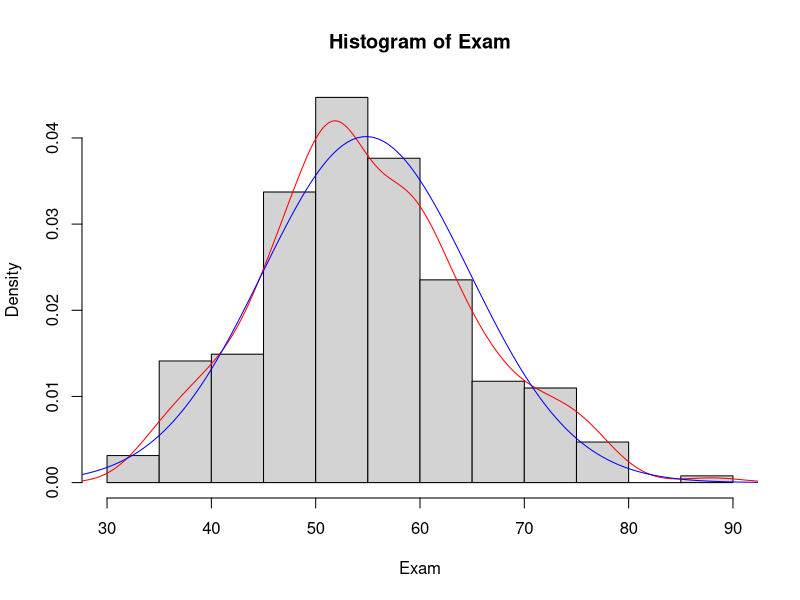
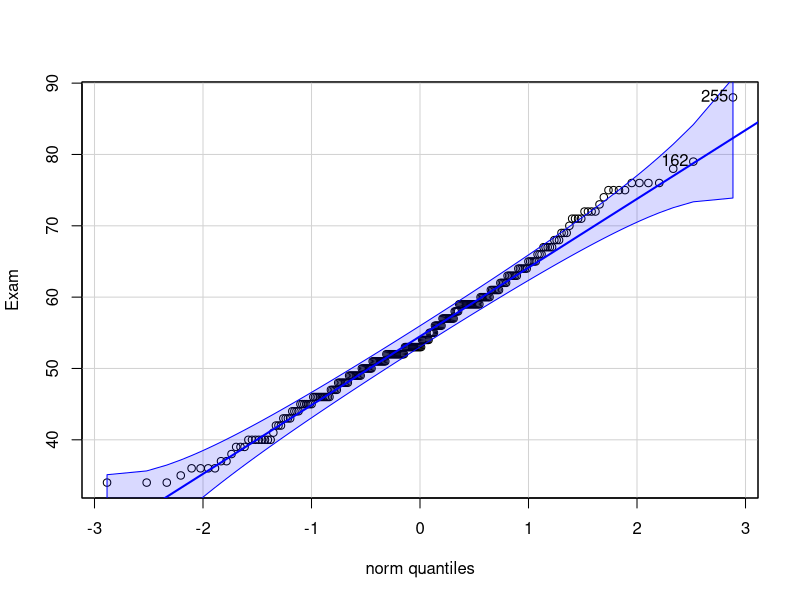
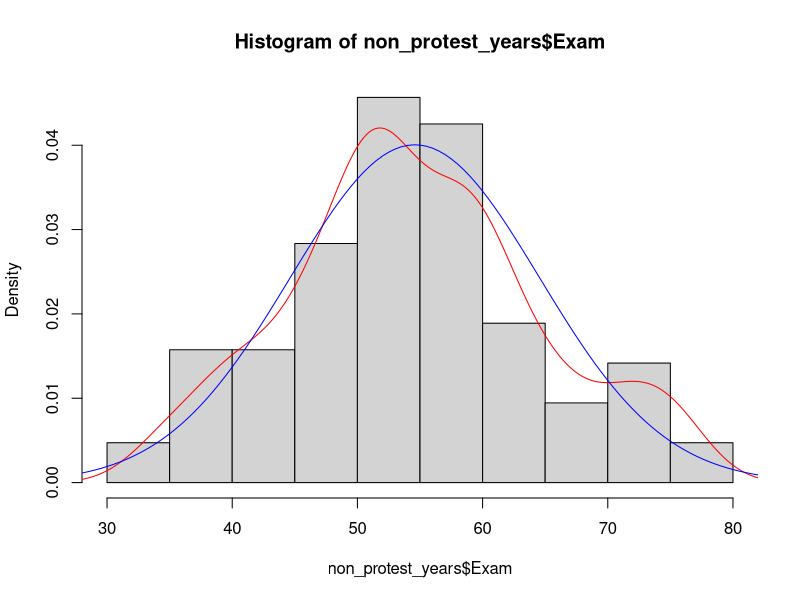
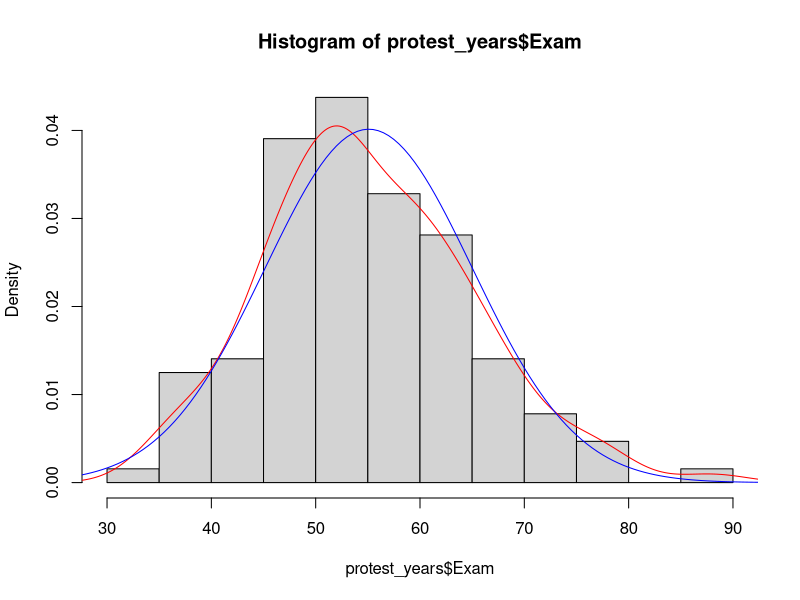
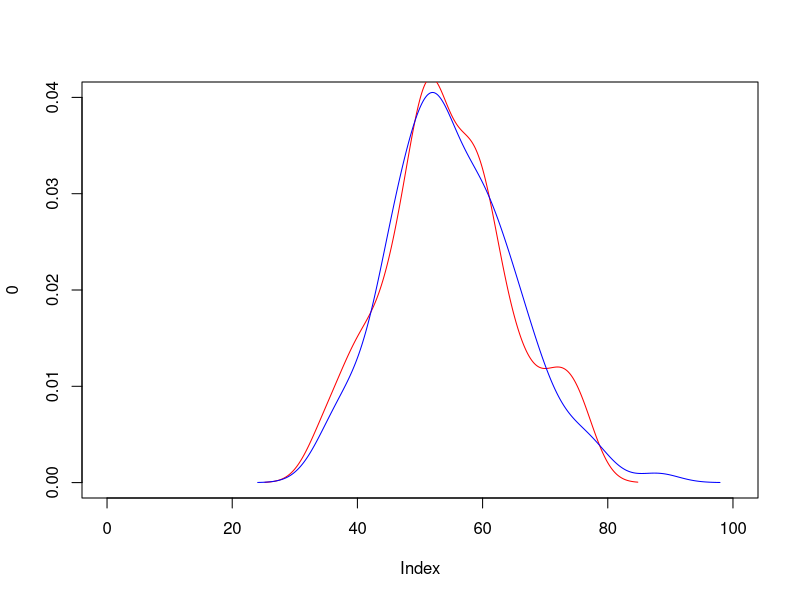
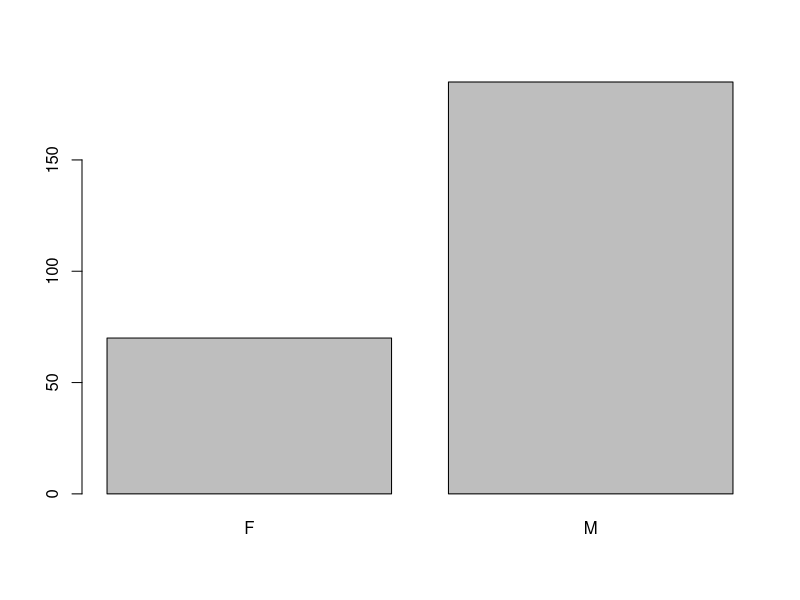
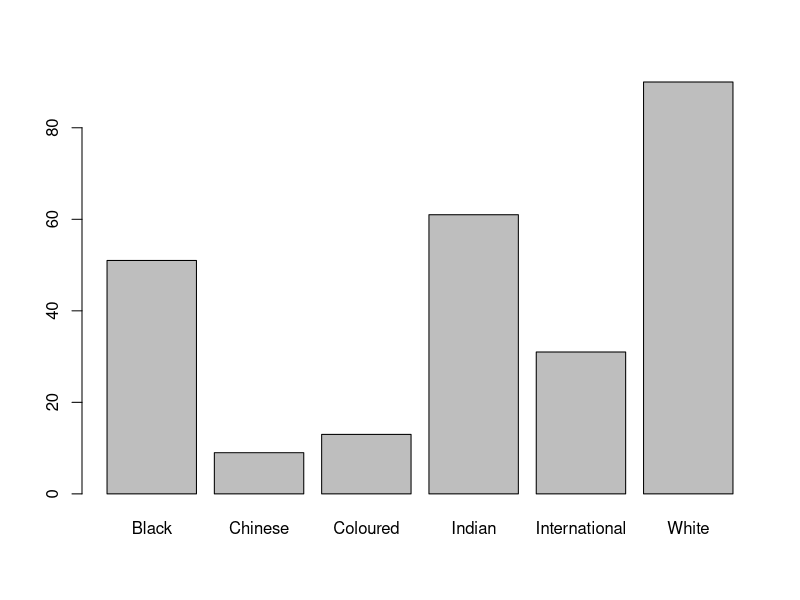
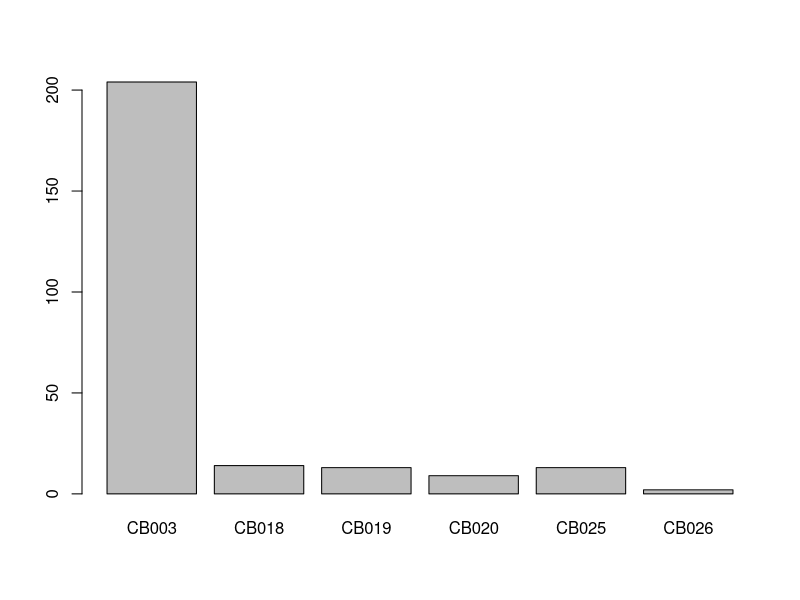

The R source for these figures, in order:
setwd("C:/Users/rohin/Dropbox/UCT Work/4th Year AcSci/BUS4029H Project/2018/GIT Repository/Thesis/Anthony Regression")
library(readxl)
library(car)
rm(list = ls())

data = read_excel("BUS4027W.xlsx")
data = subset(data, DEMOG !="Unknown")

attach(data)

#setting data to right restrictions
Gender = factor(Gender)
Population.Group = factor(Population.Group)
DEMOG = factor(DEMOG)
Deferred = factor(Deferred)
RegProgram = factor(RegProgram)

n = length(AnonID)
protest_indicator=c()

for (i in 1:n)
{
  if (RegAcadYear[i] == 2012){
    protest_indicator[i] = 0
  }
  else if (RegAcadYear[i] == 2013){
    protest_indicator[i] = 0
  }
  
  else if (RegAcadYear[i] == 2014){
    protest_indicator[i] = 0
  }
  else {
    protest_indicator[i] = 1
  }
}

data = cbind(data, protest_indicator)
protest_indicator = as.numeric(protest_indicator)
protest_indicator2 = factor(protest_indicator)

#creating data sets
non_protest_years = subset(data,protest_indicator<1)
protest_years = subset(data,protest_indicator>0)

#data analysis
##looking at the ovreal data
hist(Exam, freq = FALSE)
lines(density(Exam), col="red")
lines(seq(-40, 400, by=.5), dnorm(seq(-40, 400, by=.5),mean(Exam), sd(Exam)), col="blue")
ks.test((Exam - mean(Exam))/sd(Exam),"pnorm")
shapiro.test(Exam) #not normally distributed p=0.03658
qqPlot(Exam)

##looking at dbn of marks in protest years comparison
par(mfrow=c(1,1))
hist(non_protest_years$Exam, freq = FALSE)
lines(density(non_protest_years$Exam), col="red")
lines(seq(-40, 400, by=.5), dnorm(seq(-40, 400, by=.5),mean(non_protest_years$Exam), sd(non_protest_years$Exam)), col="blue")

hist(protest_years$Exam, freq = FALSE)
lines(density(protest_years$Exam), col="red")
lines(seq(-40, 400, by=.5), dnorm(seq(-40, 400, by=.5),mean(protest_years$Exam), sd(protest_years$Exam)), col="blue")

plot(0,type = "n",ylim = c(0,0.04),xlim = c(0,100))
lines(density(non_protest_years$Exam), col="red")
lines(density(protest_years$Exam), col="blue")

##looking how other factors are split 
par(mfrow=c(1,1))
plot(Gender)
plot(DEMOG)
plot(RegProgram)
plot(Deferred)
plot(protest_indicator)

#some manipulation of data if needed
registered_program = c()
for (i in 1:n)
{
  if (RegProgram[i] == "CB003"){
    registered_program[i] = "CB003"
  }
  else {
    registered_program[i] = "Other"
  }
}
registered_program=factor(registered_program)
plot(registered_program)

#demographics = c()
#for (i in 1:n)
#{
#  if (DEMOG[i] == "White"){
#    demographics[i] = "White"
#  }
#  else if (DEMOG[i] == "Black"){
#    demographics[i] = "Non-white"
#  }
#  else if (DEMOG[i] == "Indian"){
#    demographics[i] = "Non-white"
#  }
#  else if (DEMOG[i] == "International"){
#    demographics[i] = "International"
#  }
#  else if (DEMOG[i] == "Coloured"){
#    demographics[i] = "Non-white"
#  }
#  else if (DEMOG[i] == "Chinese"){
#    demographics[i] = "Non-white"
#  }
#  else {
#    demographics[i] = "Unknown"
#  }
#}

#demographics = factor(demographics)
#plot(demographics)
#data = cbind(data,demographics,registered_program)

#finding a model

##normal
fit_normal_1_1 = glm(Exam~protest_indicator, family = gaussian(link = ))
fit_normal_1_2 = glm(Exam~registered_program, family = gaussian(link = ))
fit_normal_1_3 = glm(Exam~Gender, family = gaussian(link = ))
fit_normal_1_4 = glm(Exam~DEMOG, family = gaussian(link = ))
fit_normal_1_5 = glm(Exam~Deferred, family = gaussian(link = ))

AIC(fit_normal_1_1,fit_normal_1_2,fit_normal_1_3,fit_normal_1_4,fit_normal_1_5) #from this we can choose gender to start
#model 4: demog is most significant

fit_normal_2_1 = glm(Exam~DEMOG+protest_indicator, family = gaussian(link = )) 
fit_normal_2_2 = glm(Exam~DEMOG+registered_program, family = gaussian(link = )) 
fit_normal_2_3 = glm(Exam~DEMOG+Gender, family = gaussian(link = )) 
fit_normal_2_4 = glm(Exam~DEMOG+Deferred, family = gaussian(link = )) 

AIC(fit_normal_2_1,fit_normal_2_2,fit_normal_2_3,fit_normal_2_4) #model 2:regstiered programme is best
anova(fit_normal_1_4,fit_normal_2_2,test = "Chisq") #add registered programme

fit_normal_3_1 = glm(Exam~DEMOG+registered_program + registered_program*DEMOG, family = gaussian(link = ))

anova(fit_normal_2_2,fit_normal_3_1,test = "Chisq")
AIC(fit_normal_2_2,fit_normal_3_1) #do not add an interaction affect

fit_normal_3_2 = glm(Exam~DEMOG+registered_program + protest_indicator, family = gaussian(link = ))
fit_normal_3_3 = glm(Exam~DEMOG+registered_program + Gender, family = gaussian(link = ))
fit_normal_3_4 = glm(Exam~DEMOG+registered_program + Deferred, family = gaussian(link = ))

AIC(fit_normal_3_2,fit_normal_3_3,fit_normal_3_4)
anova(fit_normal_2_2,fit_normal_3_3,test = "Chisq") #do not add gender
#stop at 2.2
#final model is DEMOG and registered program

fit_normal_protest_indicator = glm(Exam~ protest_indicator, family = gaussian(link = ))

#comment
summary(fit_normal_2_2)
summary(fit_normal_protest_indicator)









